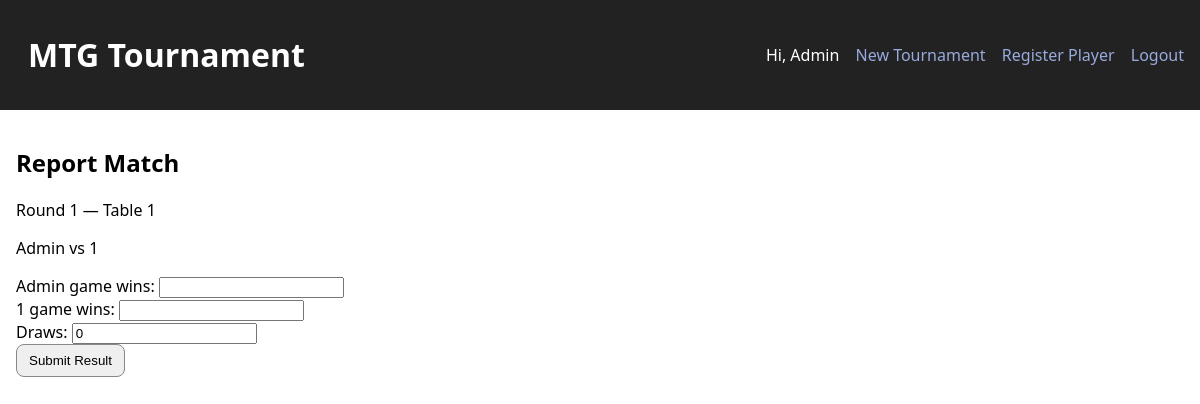
The page /match/1 (signed in) on the database its author committed.
### app/models.py (models this page shows, shortened)
class User(db.Model, UserMixin):
    id = db.Column(db.Integer, primary_key=True)
    email = db.Column(db.String(255), unique=True, nullable=False)
    name = db.Column(db.String(120), nullable=False)
    password_hash = db.Column(db.String(255), nullable=False)
    is_admin = db.Column(db.Boolean, default=False)
    created_at = db.Column(db.DateTime, default=datetime.utcnow)

class Round(db.Model):
    id = db.Column(db.Integer, primary_key=True)
    tournament_id = db.Column(db.Integer, db.ForeignKey('tournament.id'), nullable=False)
    number = db.Column(db.Integer, nullable=False)
    tournament = db.relationship('Tournament', backref=db.backref('rounds', lazy='dynamic'))

class Match(db.Model):
    id = db.Column(db.Integer, primary_key=True)
    round_id = db.Column(db.Integer, db.ForeignKey('round.id'), nullable=False)
    player1_id = db.Column(db.Integer, db.ForeignKey('tournament_player.id'), nullable=False)
    player2_id = db.Column(db.Integer, db.ForeignKey('tournament_player.id'), nullable=True)  # None means BYE
    table_number = db.Column(db.Integer, nullable=False)
    completed = db.Column(db.Boolean, default=False)
    result_id = db.Column(db.Integer, db.ForeignKey('match_result.id'), nullable=True)
    round = db.relationship('Round', backref=db.backref('matches', lazy='dynamic'))
    player1 = db.relationship('TournamentPlayer', foreign_keys=[player1_id])
    player2 = db.relationship('TournamentPlayer', foreign_keys=[player2_id])
    result = db.relationship('MatchResult', backref='match', uselist=False)
    __table_args__ = (UniqueConstraint('round_id', 'table_number', name='_round_table_uc'),)

### app/app.py (the view, shortened to what this page needs)
    @app.route('/match/<int:mid>', methods=['GET','POST'])
    @login_required
    def report_match(mid):
        m = db.session.get(Match, mid)
        if not m: abort(404)
        from .models import TournamentPlayer, MatchResult
        if not current_user.is_admin and current_user.id not in (m.player1.user_id, m.player2.user_id):
            abort(403)
        return render_template('match/report.html', m=m)

### app/templates/match/report.html
{% extends 'base.html' %}
{% block content %}
<h2>Report Match</h2>
<p>Round {{ m.round.number }} — Table {{ m.table_number }}</p>
<p>
  {% if m.player2_id %}
    {{ m.player1.user.name }} vs {{ m.player2.user.name }}
  {% else %}
    {{ m.player1.user.name }} has a BYE
  {% endif %}
</p>
{% if m.player2_id %}
<form method="post">
  <label>{{ m.player1.user.name }} game wins: <input type="number" name="p1_wins" min="0" required></label><br>
  <label>{{ m.player2.user.name }} game wins: <input type="number" name="p2_wins" min="0" required></label><br>
  <label>Draws: <input type="number" name="draws" min="0" value="0"></label><br>
  <button class="btn" type="submit">Submit Result</button>
</form>
{% else %}
<p>BYE — no reporting needed.</p>
{% endif %}
{% endblock %}

### app/templates/base.html (shortened to what this page needs)
<!doctype html>
<html>
<head>
  <link rel="stylesheet" href="{{ url_for('static', filename='style.css') }}">
</head>
<body>
  <header>
    <h1><a href="{{ url_for('index') }}">MTG Tournament</a></h1>
    <nav>
      {% if current_user.is_authenticated %}
        <span>Hi, {{ current_user.name }}</span>
        {% if current_user.is_admin %}
        <a href="{{ url_for('new_tournament') }}">New Tournament</a>
        <a href="{{ url_for('admin_register_player') }}">Register Player</a>
        {% endif %}
        <a href="{{ url_for('logout') }}">Logout</a>
      {% else %}
        <a href="{{ url_for('login') }}">Login</a>
        <a href="{{ url_for('register') }}">Register</a>
      {% endif %}
    </nav>
  </header>
  <main>
    {% block content %}{% endblock %}
  </main>
</body>
</html>

### app/static/style.css (style rules this page uses)
body { font-family: system-ui, sans-serif; margin: 0; padding: 0; }
header { display:flex; justify-content:space-between; align-items:center; padding: 12px 16px; background:#222; color:#fff; }
header a { color: #9ad; text-decoration:none; margin-left: 12px; }
h1 a { color: #fff; text-decoration:none; }
main { padding: 16px; }
.btn { display:inline-block; padding:8px 12px; border-radius:8px; border:1px solid #888; text-decoration:none; }

### rows shown on the page
User: name "Admin", player1.user.name "Admin"
Round: round.number "1"
Match: table_number "1"
User: player2.user.name "1"
